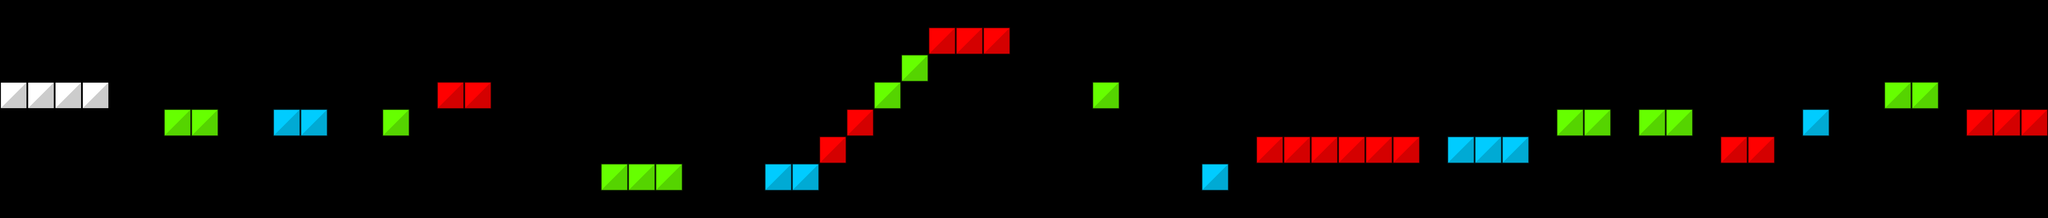

Tiled map render using the project's own tile images. Description and the map definition, with tile-layer contents summarised, below:
An orthogonal 75x8 tile map with 64x64 px tiles, 1 tile layer (PLATFORM), 3 tilesets and 7 objects.

<map version="1.0" orientation="orthogonal" renderorder="right-down" width="75" height="8" tilewidth="64" tileheight="64" nextobjectid="41">
 <tileset firstgid="1" name="platformSet" tilewidth="64" tileheight="64" tilecount="4" columns="4">
  <image source="../spritesheets/platformSet.png" width="256" height="64" />
 </tileset>
 <tileset firstgid="5" name="player" tilewidth="64" tileheight="64" tilecount="1" columns="1">
  <image source="../textures/player/player_red.png" width="64" height="64" />
 </tileset>
 <tileset firstgid="6" name="enemies" tilewidth="64" tileheight="64" tilecount="3" columns="0">
  <tile id="0">
   <image width="64" height="64" source="../textures/enemies/blueAlive.png" />
  </tile>
  <tile id="1">
   <image width="64" height="64" source="../textures/enemies/greenAlive.png" />
  </tile>
  <tile id="2">
   <properties>
    <property name="Colour" value="RED" />
   </properties>
   <image width="64" height="64" source="../textures/enemies/redAlive.png" />
  </tile>
 </tileset>
 <layer name="PLATFORM" width="75" height="8">
  <data>[600 cells, 46 non-empty, 4 distinct tile ids]</data>
 </layer>
 <objectgroup name="PLAYER">
  <object id="24" gid="5" x="64" y="128" width="64" height="64" />
 </objectgroup>
 <objectgroup name="BOUNDARY">
  <object id="23" x="0" y="-256">
   <polyline points="0,0 0,1088 4928,1088 4928,0 0,0" />
  </object>
 </objectgroup>
 <objectgroup name="FAILBOUNDARY">
  <object id="36" x="0" y="704">
   <polyline points="0,0 0,128 4928,128 4928,0 0,0" />
  </object>
 </objectgroup>
 <objectgroup name="PASSBOUNDARY">
  <object id="30" x="4800" y="-256">
   <polyline points="0,0 0,640 128,640 128,0 0,0" />
  </object>
 </objectgroup>
 <objectgroup name="ENEMIES">
  <object id="38" gid="7" x="3648" y="256" width="64" height="64">
   <properties>
    <property name="Colour" value="GREEN" />
   </properties>
  </object>
  <object id="39" gid="7" x="896" y="256" width="64" height="64">
   <properties>
    <property name="Colour" value="GREEN" />
   </properties>
  </object>
  <object id="40" gid="7" x="1536" y="384" width="64" height="64">
   <properties>
    <property name="Colour" value="GREEN" />
   </properties>
  </object>
 </objectgroup>
</map>
